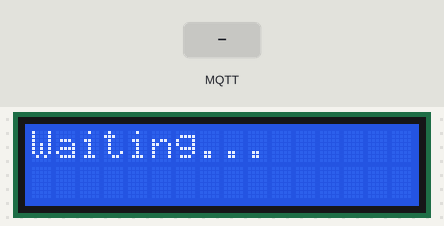
This sketch was run on a simulated Arduino Uno R4 WiFi. On the bench: 16×2 character LCD. The inputs (shaded band) are chosen by the test bench. WiFi joins after 1.5 s; servers stay silent unless stated; no MQTT or app messages arrive unless stated; what the sketch prints to the serial monitor is not drawn.

Above: at 14.3 s.
14.4 s: MQTT message "*" arrives on the first subscribed topic
At 14.8 s:
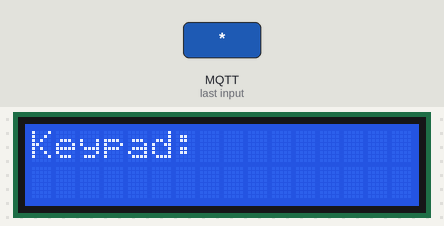
15.9 s: MQTT message "on" arrives on the first subscribed topic
At 17.1 s:
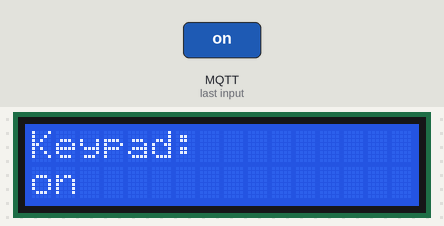
17.4 s: MQTT message "off" arrives on the first subscribed topic
At 18.5 s:
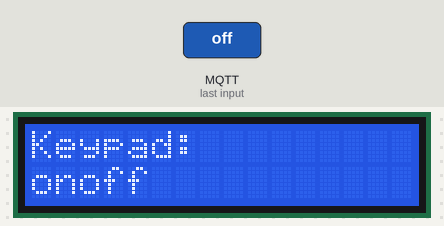
18.9 s: MQTT message "on" arrives on the first subscribed topic
At 19.7 s:
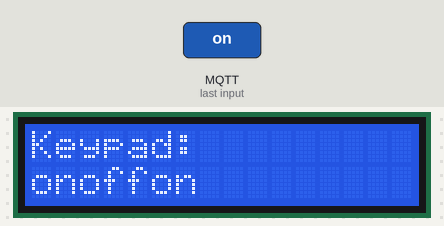
20.4 s: MQTT message "off" arrives on the first subscribed topic
At 20.9 s:
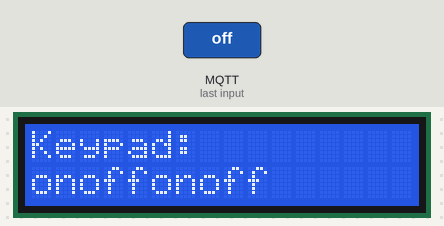
21.9 s: MQTT message "on" arrives on the first subscribed topic
At 23.3 s:
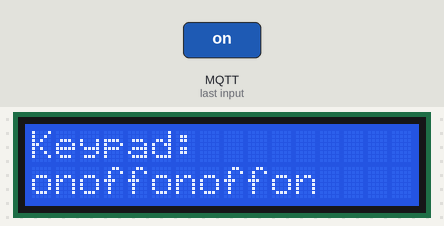
Timing chart, 0 to 24.4 s (numbered marks = the images above; inputs shaded):
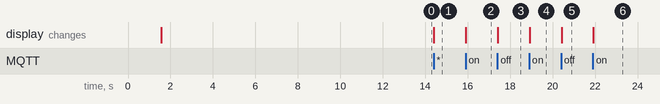

The sketch:

MQTT_LCD.ino
```cpp
/*
 * Receiver. Subscribe and show the keypad value on a 16x2 I2C LCD.
 * Partner runs MQTT_Keypad and publishes to the same topic.
 *
 * LCD:
 *   VCC -> 5V
 *   GND -> GND
 *   SDA -> A4
 *   SCL -> A5
 * Address is usually 0x27. If the screen stays blank, change LCD_ADDR to 0x3F.
 */

#include <WiFiS3.h>
#include <MQTTClient.h>
#include <Wire.h>
#include <LiquidCrystal_I2C.h>

const char WIFI_SSID[] = "Nevergonnagiveyouup";
const char WIFI_PASSWORD[] = "99999999";

const char MQTT_BROKER_ADRRESS[] = "mqtt-dashboard.com";
const int MQTT_PORT = 1883;
const char MQTT_CLIENT_ID[] = "phuripat-lcd";
const char MQTT_USERNAME[] = "";
const char MQTT_PASSWORD[] = "";

const char SUBSCRIBE_TOPIC[] = "phuripat/keypad";
const byte LCD_ADDR = 0x27;

LiquidCrystal_I2C lcd(LCD_ADDR, 16, 2);

WiFiClient network;
MQTTClient mqtt = MQTTClient(256);
String line = "";

void setup() {
  Serial.begin(9600);
  delay(1500);

  lcd.init();
  lcd.backlight();
  lcd.setCursor(0, 0);
  lcd.print("Waiting...");

  int status = WL_IDLE_STATUS;
  while (status != WL_CONNECTED) {
    Serial.print("Connecting to ");
    Serial.println(WIFI_SSID);
    status = WiFi.begin(WIFI_SSID, WIFI_PASSWORD);
    delay(10000);
  }
  Serial.print("IP Address: ");
  Serial.println(WiFi.localIP());

  connectToMQTT();
}

void loop() {
  mqtt.loop();
}

void connectToMQTT() {
  mqtt.begin(MQTT_BROKER_ADRRESS, MQTT_PORT, network);
  mqtt.onMessage(messageReceived);

  Serial.print("Connecting to MQTT");
  while (!mqtt.connect(MQTT_CLIENT_ID, MQTT_USERNAME, MQTT_PASSWORD)) {
    Serial.print(".");
    delay(100);
  }
  Serial.println();

  if (mqtt.subscribe(SUBSCRIBE_TOPIC)) {
    Serial.print("Subscribed to ");
  } else {
    Serial.print("Failed to subscribe to ");
  }
  Serial.println(SUBSCRIBE_TOPIC);
}

void messageReceived(String &topic, String &payload) {
  static unsigned long lastMs = 0;
  if (millis() - lastMs < 200) {
    return;
  }
  lastMs = millis();

  Serial.print("Received: ");
  Serial.println(payload);

  if (payload == "*") {
    line = "";
  } else if (line.length() >= 16) {
    line = payload;
  } else {
    line += payload;
  }

  lcd.clear();
  lcd.setCursor(0, 0);
  lcd.print("Keypad:");
  lcd.setCursor(0, 1);
  lcd.print(line);
}
```

Measured:
- after the input at 14.4 s, the display: changes at once (image 1)
- after the input at 15.9 s, the display: changes at once (image 2)
- after the input at 17.4 s, the display: changes at once (image 3)
- after the input at 18.9 s, the display: changes at once (image 4)
- after the input at 20.4 s, the display: changes at once (image 5)
- after the input at 21.9 s, the display: changes at once (image 6)
